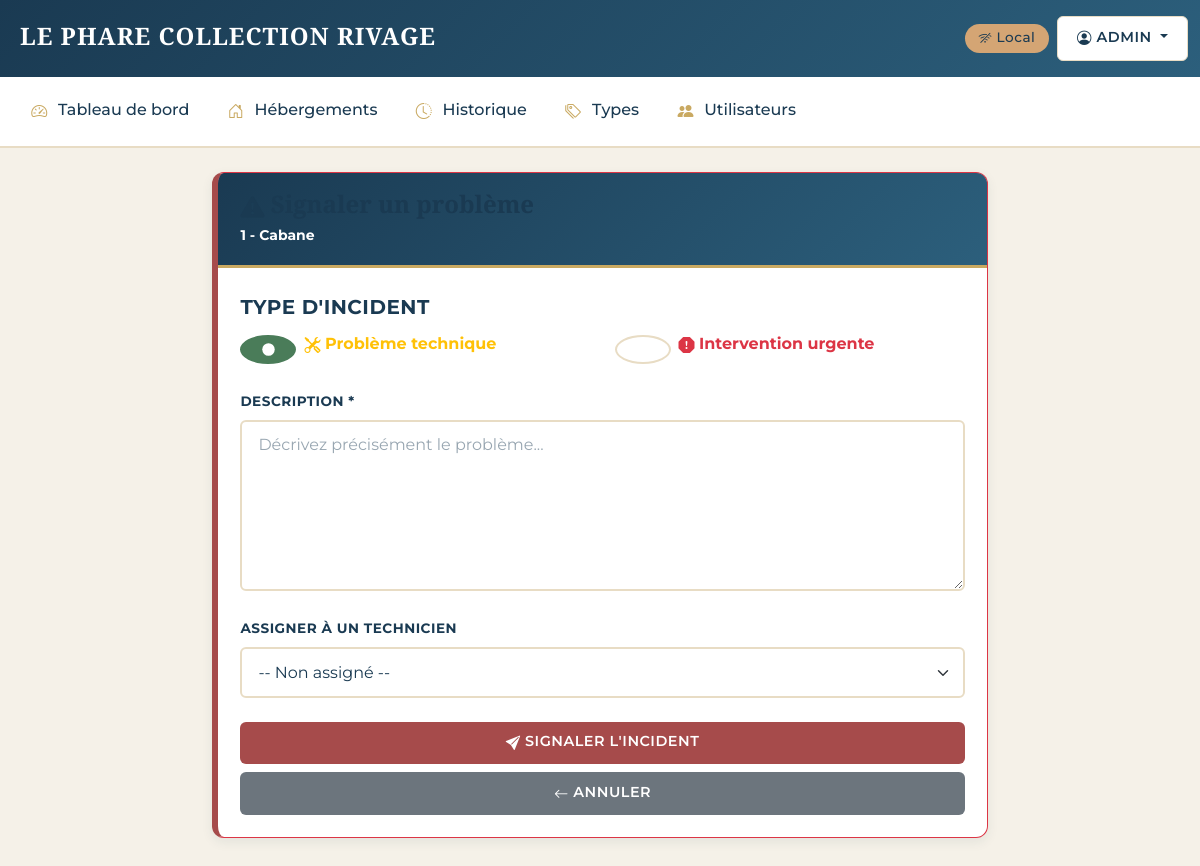
Screenshot of /incident/1 (signed in) with the database file from the repository.
### models.py (models this page shows, shortened)
class User(UserMixin, db.Model):
    __tablename__ = 'users'
    id = db.Column(db.Integer, primary_key=True)
    username = db.Column(db.String(80), unique=True, nullable=False)
    email = db.Column(db.String(120), unique=True, nullable=False)
    password_hash = db.Column(db.String(255), nullable=False)
    role = db.Column(db.String(20), default='technicien')  # admin, technicien, accueil, direction
    created_at = db.Column(db.DateTime, default=datetime.utcnow)
    checks = db.relationship('Check', backref='technicien', lazy=True)
    incidents_assignes = db.relationship('Incident', foreign_keys='Incident.assigne_a', backref='technicien')
    incidents_crees = db.relationship('Incident', foreign_keys='Incident.cree_par', backref='createur')

class Hebergement(db.Model):
    __tablename__ = 'hebergements'
    id = db.Column(db.Integer, primary_key=True)
    emplacement = db.Column(db.String(50), nullable=False)
    type_id = db.Column(db.Integer, db.ForeignKey('types_hebergement.id'), nullable=False)
    numero_chassis = db.Column(db.String(100))
    nb_personnes = db.Column(db.Integer)
    compteur_eau = db.Column(db.String(50))
    statut = db.Column(db.String(20), default='ok')
    created_at = db.Column(db.DateTime, default=datetime.utcnow)
    checks = db.relationship('Check', backref='hebergement', lazy=True)
    incidents = db.relationship('Incident', backref='hebergement', lazy=True)
    type_hebergement = db.relationship('TypeHebergement', backref='hebergements')

class TypeHebergement(db.Model):
    __tablename__ = 'types_hebergement'
    id = db.Column(db.Integer, primary_key=True)
    nom = db.Column(db.String(100), unique=True, nullable=False)
    description = db.Column(db.String(255))
    created_at = db.Column(db.DateTime, default=datetime.utcnow)

### app.py (the view, shortened to what this page needs)
@app.route('/incident/<int:hebergement_id>', methods=['GET', 'POST'])
@login_required
def signaler_incident(hebergement_id):
    hebergement = Hebergement.query.get_or_404(hebergement_id)
    techniciens = User.query.filter(User.role.in_(['technicien', 'admin'])).all()
    return render_template('incident.html', hebergement=hebergement, techniciens=techniciens)

### app.py (called while the page is built)
@login_manager.user_loader
def load_user(user_id):
    return User.query.get(int(user_id))

@app.context_processor
def inject_globals():
    return {"is_online": os.environ.get("RENDER") is not None}

### templates/incident.html (shortened to what this page needs)
{% extends "base.html" %}
{% block content %}
<div class="row justify-content-center">
    <div class="col-md-8">
        <div class="card border-danger">
            <div class="card-header bg-danger text-white">
                <h4 class="mb-0"><i class="bi bi-exclamation-triangle-fill"></i> Signaler un problème</h4>
                <small>{{ hebergement.emplacement }} - {{ hebergement.type_hebergement.nom }}</small>
            </div>
            <div class="card-body">
                <form method="POST">
                    <div class="mb-4">
                        <label class="form-label fw-bold fs-5">Type d'incident</label>
                        <div class="row">
                            <div class="col-md-6">
                                <div class="form-check">
                                    <input class="form-check-input" type="radio" name="type_incident" id="probleme" value="probleme" checked>
                                    <label class="form-check-label text-warning fw-bold" for="probleme">
                                        <i class="bi bi-tools"></i> Problème technique
                                    </label>
                                </div>
                            </div>
                            <div class="col-md-6">
                                <div class="form-check">
                                    <input class="form-check-input" type="radio" name="type_incident" id="urgence" value="urgence">
                                    <label class="form-check-label text-danger fw-bold" for="urgence">
                                        <i class="bi bi-exclamation-octagon-fill"></i> Intervention urgente
                                    </label>
                                </div>
                            </div>
                        </div>
                    </div>
                    <div class="mb-4">
                        <label for="description" class="form-label fw-bold">Description *</label>
                        <textarea class="form-control" id="description" name="description" rows="6" required placeholder="Décrivez précisément le problème..."></textarea>
                    </div>
                    <div class="mb-4">
                        <label for="assigne_a" class="form-label fw-bold">Assigner à un technicien</label>
                        <select class="form-select" id="assigne_a" name="assigne_a">
                            <option value="">-- Non assigné --</option>
                        </select>
                    </div>
                    <div class="d-grid gap-2">
                        <button type="submit" class="btn btn-danger btn-lg">
                            <i class="bi bi-send-fill"></i> Signaler l'incident
                        </button>
                        <a href="{{ url_for('hebergements') }}" class="btn btn-secondary btn-lg">
                            <i class="bi bi-arrow-left"></i> Annuler
                        </a>
                    </div>
                </form>
            </div>
        </div>
    </div>
</div>
{% endblock %}

### templates/base.html (shortened to what this page needs)
<!DOCTYPE html>
<html lang="fr">
<head>
  <link href="https://cdn.jsdelivr.net/npm/bootstrap@5.3.0/dist/css/bootstrap.min.css" rel="stylesheet">
  <link rel="stylesheet" href="https://cdn.jsdelivr.net/npm/bootstrap-icons@1.11.0/font/bootstrap-icons.css">
  <link rel="stylesheet" href="{{ url_for('static', filename='css/style.css') }}">
</head>
<body>
  <nav class="navbar navbar-dark">
    <div class="container-fluid">
      <div class="d-flex align-items-center w-100 gap-3">
        <span class="navbar-brand mb-0 h1">
           Le Phare Collection Rivage
        </span>
        <div class="ms-auto d-flex align-items-center gap-2">
          {% if is_online %}
            <span class="badge bg-success"><i class="bi bi-wifi"></i> En ligne</span>
          {% else %}
            <span class="badge bg-warning text-dark"><i class="bi bi-wifi-off"></i> Local</span>
          {% endif %}
          {% if current_user.is_authenticated %}
          <div class="dropdown">
            <button class="btn btn-light dropdown-toggle" type="button" data-bs-toggle="dropdown">
              <i class="bi bi-person-circle"></i> {{ current_user.username }}
            </button>
          </div>
          {% endif %}
        </div>
      </div>
    </div>
  </nav>
  {% if current_user.is_authenticated %}
  <nav class="navbar navbar-expand-lg navbar-light">
    <div class="container-fluid">
      <div class="collapse navbar-collapse" id="navbarNav">
        <ul class="navbar-nav">
          {% set current_path = request.path %}
          <li class="nav-item">
            <a class="nav-link {% if current_path == url_for('dashboard') %}active{% endif %}"
               href="{{ url_for('dashboard') }}">
              <i class="bi bi-speedometer2"></i> Tableau de bord
            </a>
          </li>
          <li class="nav-item">
            <a class="nav-link {% if current_path.startswith('/hebergements') %}active{% endif %}"
               href="{{ url_for('hebergements') }}">
              <i class="bi bi-house-door"></i> Hébergements
            </a>
          </li>
          <li class="nav-item">
            <a class="nav-link {% if current_path.startswith('/historique') %}active{% endif %}"
               href="{{ url_for('historique') }}">
              <i class="bi bi-clock-history"></i> Historique
            </a>
          </li>
          {% if current_user.role == 'admin' %}
          <li class="nav-item">
            <a class="nav-link {% if current_path.startswith('/types') %}active{% endif %}"
               href="{{ url_for('types') }}">
              <i class="bi bi-tags"></i> Types
            </a>
          </li>
          <li class="nav-item">
            <a class="nav-link {% if current_path.startswith('/admin/users') %}active{% endif %}"
               href="{{ url_for('admin_users') }}">
              <i class="bi bi-people-fill"></i> Utilisateurs
            </a>
          </li>
          {% endif %}
        </ul>
      </div>
    </div>
  </nav>
  {% endif %}
  <main class="container mt-4">
    {% block content %}{% endblock %}
  </main>
</body>
</html>

### static/css/style.css (style rules this page uses)
:root { --phare-navy: #1a3a52; --phare-blue: #2c5f7c; --phare-sand: #e8dcc4; --phare-beige: #f5f1e8; --phare-white: #ffffff; --phare-gold: #c9a961; --phare-success: #4a7c59; --phare-warning: #d4a574; --phare-danger: #a64b4b; --phare-text-muted: #5a6c7d; --phare-radius-sm: 6px; --phare-radius-md: 10px; --phare-radius-lg: 12px; --phare-shadow-sm: 0 4px 12px rgba(26, 58, 82, 0.08); --phare-shadow-md: 0 8px 24px rgba(26, 58, 82, 0.15); --phare-focus: 0 0 0 0.2rem rgba(44, 95, 124, 0.18); }
* { margin: 0; padding: 0; box-sizing: border-box; }
body { font-family: 'Montserrat', 'Helvetica Neue', Arial, sans-serif; background-color: var(--phare-beige); color: var(--phare-navy); line-height: 1.6; padding-bottom: 3rem; }
a { color: inherit; }
.navbar-dark { background: linear-gradient(135deg, var(--phare-navy) 0%, var(--phare-blue) 100%) !important; box-shadow: 0 4px 12px rgba(26, 58, 82, 0.15); padding: 1rem 0; }
.navbar-brand { font-family: 'Playfair Display', serif; font-weight: 600; font-size: 1.5rem; letter-spacing: 1px; text-transform: uppercase; }
.navbar .badge { font-size: 0.85rem; padding: 0.5em 1em; border-radius: 20px; font-weight: 500; letter-spacing: 0.5px; }
.badge.bg-warning { background-color: var(--phare-warning) !important; color: var(--phare-navy) !important; }
.navbar-light { background-color: var(--phare-white) !important; border-bottom: 2px solid var(--phare-sand); }
.navbar-light .nav-link { color: var(--phare-navy) !important; font-weight: 500; padding: 0.8rem 1.2rem !important; transition: all 0.3s ease; position: relative; }
.navbar-light .nav-link::after { content: ''; position: absolute; bottom: 0; left: 50%; transform: translateX(-50%); width: 0; height: 2px; background-color: var(--phare-gold); transition: width 0.3s ease; }
.navbar-light .nav-link i { color: var(--phare-gold); margin-right: 0.4rem; }
.btn { border-radius: var(--phare-radius-sm); font-weight: 600; padding: 0.6rem 1.2rem; transition: all 0.25s ease; border: none; text-transform: uppercase; letter-spacing: 0.5px; font-size: 0.9rem; }
.btn-danger { background-color: var(--phare-danger); color: var(--phare-white); }
.btn-light { background-color: var(--phare-white); color: var(--phare-navy); border: 1px solid var(--phare-sand); }
.card { border-radius: var(--phare-radius-lg); border: 1px solid var(--phare-sand); box-shadow: var(--phare-shadow-sm); transition: transform 0.25s ease, box-shadow 0.25s ease; background-color: var(--phare-white); overflow: hidden; }
.card-header { background: linear-gradient(135deg, var(--phare-navy) 0%, var(--phare-blue) 100%); color: var(--phare-white); border-bottom: 3px solid var(--phare-gold); padding: 1.1rem 1.4rem; font-weight: 700; }
.card-body { padding: 1.4rem; }
.card.border-danger { border-left: 6px solid var(--phare-danger) !important; }
.badge { padding: 0.5em 1em; font-size: 0.85em; font-weight: 600; border-radius: 20px; letter-spacing: 0.4px; }
.form-control, .form-select { border: 2px solid var(--phare-sand); border-radius: var(--phare-radius-sm); padding: 0.7rem 1rem; transition: all 0.2s ease; background-color: var(--phare-white); color: var(--phare-navy); }
.form-control::placeholder { color: rgba(26, 58, 82, 0.45); }
.form-label { font-weight: 700; color: var(--phare-navy); margin-bottom: 0.5rem; font-size: 0.85rem; text-transform: uppercase; letter-spacing: 0.5px; }
.form-check-input { width: 3.5em; height: 1.8em; cursor: pointer; border: 2px solid var(--phare-sand); }
.form-check-input:checked { background-color: var(--phare-success); border-color: var(--phare-success); }
.form-check-label { font-weight: 600; color: var(--phare-navy); margin-left: 0.5rem; }
h1, h2, h3, h4, h5 { font-family: 'Playfair Display', serif; color: var(--phare-navy); font-weight: 700; }
.card, .alert { animation: fadeIn 0.25s ease-in; }
.bi { vertical-align: -0.125em; }
.container { max-width: 1400px; }

### rows the page displays
User: username "ADMIN"
Hebergement: emplacement "1"
TypeHebergement: type_hebergement.nom "Cabane"
